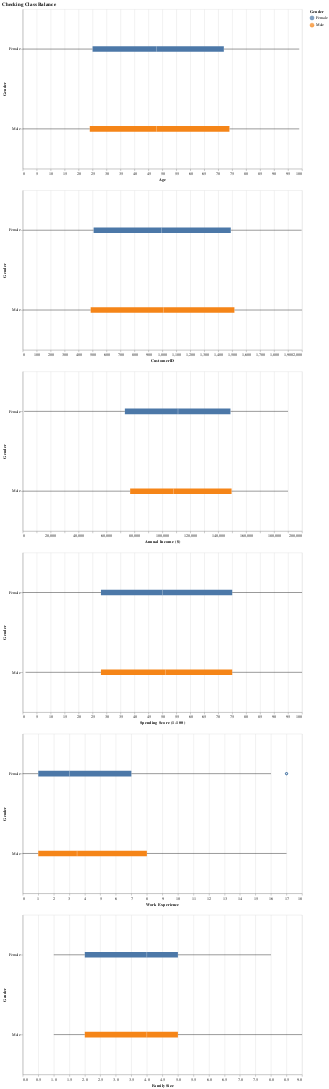

This figure's notebook cell:
### Code cell
vconcat_bar("Gender", "Checking Class Balance")

### Figure 1 — Vega-Lite specification as saved in the notebook (floating-point values rounded to 4 significant figures; data arrays with more than 128 entries replaced by an {"elided": "..."} marker saying what was removed)
{"config": {"view": {"continuousWidth": 300, "continuousHeight": 300}}, "vconcat": [{"mark": {"type": "boxplot"}, "encoding": {"color": {"field": "Gender", "type": "nominal"}, "x": {"field": "Age", "type": "quantitative"}, "y": {"field": "Gender", "type": "nominal"}}, "height": 400, "width": 700}, {"mark": {"type": "boxplot"}, "encoding": {"color": {"field": "Gender", "type": "nominal"}, "x": {"field": "CustomerID", "type": "quantitative"}, "y": {"field": "Gender", "type": "nominal"}}, "height": 400, "width": 700}, {"mark": {"type": "boxplot"}, "encoding": {"color": {"field": "Gender", "type": "nominal"}, "x": {"field": "Annual Income ($)", "type": "quantitative"}, "y": {"field": "Gender", "type": "nominal"}}, "height": 400, "width": 700}, {"mark": {"type": "boxplot"}, "encoding": {"color": {"field": "Gender", "type": "nominal"}, "x": {"field": "Spending Score (1-100)", "type": "quantitative"}, "y": {"field": "Gender", "type": "nominal"}}, "height": 400, "width": 700}, {"mark": {"type": "boxplot"}, "encoding": {"color": {"field": "Gender", "type": "nominal"}, "x": {"field": "Work Experience", "type": "quantitative"}, "y": {"field": "Gender", "type": "nominal"}}, "height": 400, "width": 700}, {"mark": {"type": "boxplot"}, "encoding": {"color": {"field": "Gender", "type": "nominal"}, "x": {"field": "Family Size", "type": "quantitative"}, "y": {"field": "Gender", "type": "nominal"}}, "height": 400, "width": 700}], "data": {"name": "data-6ee93160f867d60feedd1202445e05e5"}, "title": {"text": "Checking Class Balance"}, "$schema": "https://vega.github.io/schema/vega-lite/v5.20.1.json", "datasets": {"data-6ee93160f867d60feedd1202445e05e5": {"elided": "2000 records"}}}
